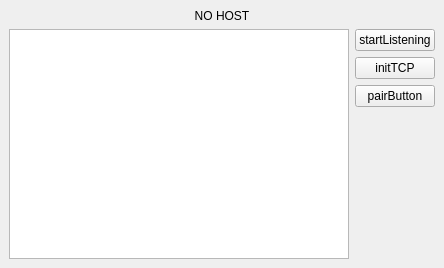
<?xml version="1.0" encoding="UTF-8"?>
<ui version="4.0">
 <class>SslBox</class>
 <widget class="QMainWindow" name="SslBox">
  <property name="geometry">
   <rect>
    <x>0</x>
    <y>0</y>
    <width>444</width>
    <height>268</height>
   </rect>
  </property>
  <property name="windowTitle">
   <string>MainWindow</string>
  </property>
  <widget class="QWidget" name="centralwidget">
   <layout class="QHBoxLayout" name="horizontalLayout_2">
    <item>
     <layout class="QVBoxLayout" name="verticalLayout_2">
      <item>
       <widget class="QLabel" name="hostLabel">
        <property name="text">
         <string>NO HOST</string>
        </property>
        <property name="alignment">
         <set>Qt::AlignCenter</set>
        </property>
       </widget>
      </item>
      <item>
       <layout class="QHBoxLayout" name="horizontalLayout">
        <item>
         <widget class="QPlainTextEdit" name="logTextEdit"/>
        </item>
        <item>
         <layout class="QVBoxLayout" name="verticalLayout">
          <item>
           <widget class="QPushButton" name="udpListeningButton">
            <property name="text">
             <string>startListening</string>
            </property>
           </widget>
          </item>
          <item>
           <widget class="QPushButton" name="initTcpButton">
            <property name="text">
             <string>initTCP</string>
            </property>
           </widget>
          </item>
          <item>
           <widget class="QPushButton" name="pairButton">
            <property name="text">
             <string>pairButton</string>
            </property>
           </widget>
          </item>
          <item>
           <spacer name="verticalSpacer">
            <property name="orientation">
             <enum>Qt::Vertical</enum>
            </property>
            <property name="sizeHint" stdset="0">
             <size>
              <width>20</width>
              <height>40</height>
             </size>
            </property>
           </spacer>
          </item>
         </layout>
        </item>
       </layout>
      </item>
     </layout>
    </item>
   </layout>
  </widget>
  <widget class="QMenuBar" name="menubar">
   <property name="geometry">
    <rect>
     <x>0</x>
     <y>0</y>
     <width>444</width>
     <height>27</height>
    </rect>
   </property>
  </widget>
 </widget>
 <resources/>
 <connections/>
</ui>
